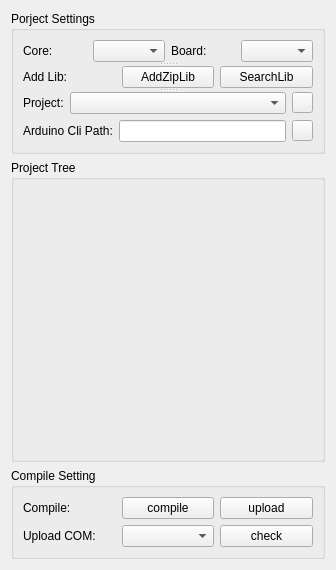
<?xml version="1.0" encoding="UTF-8"?>
<ui version="4.0">
 <class>arduinoCompileWidget</class>
 <widget class="QWidget" name="arduinoCompileWidget">
  <property name="geometry">
   <rect>
    <x>0</x>
    <y>0</y>
    <width>336</width>
    <height>570</height>
   </rect>
  </property>
  <property name="windowTitle">
   <string>Form</string>
  </property>
  <layout class="QVBoxLayout" name="verticalLayout_3">
   <item>
    <widget class="QGroupBox" name="groupBox_2">
     <property name="sizePolicy">
      <sizepolicy hsizetype="Preferred" vsizetype="Fixed">
       <horstretch>0</horstretch>
       <verstretch>0</verstretch>
      </sizepolicy>
     </property>
     <property name="title">
      <string>Porject Settings</string>
     </property>
     <layout class="QVBoxLayout" name="verticalLayout_2">
      <item>
       <widget class="QSplitter" name="splitter">
        <property name="orientation">
         <enum>Qt::Vertical</enum>
        </property>
        <widget class="QWidget" name="layoutWidget">
         <layout class="QHBoxLayout" name="horizontalLayout">
          <item>
           <widget class="QLabel" name="label">
            <property name="sizePolicy">
             <sizepolicy hsizetype="Minimum" vsizetype="Preferred">
              <horstretch>0</horstretch>
              <verstretch>0</verstretch>
             </sizepolicy>
            </property>
            <property name="maximumSize">
             <size>
              <width>100</width>
              <height>16777215</height>
             </size>
            </property>
            <property name="text">
             <string>Core:</string>
            </property>
           </widget>
          </item>
          <item>
           <widget class="QComboBox" name="core_comboBox"/>
          </item>
          <item>
           <widget class="QLabel" name="label_2">
            <property name="maximumSize">
             <size>
              <width>100</width>
              <height>16777215</height>
             </size>
            </property>
            <property name="text">
             <string>Board:</string>
            </property>
           </widget>
          </item>
          <item>
           <widget class="QComboBox" name="board_comboBox"/>
          </item>
         </layout>
        </widget>
        <widget class="QWidget" name="layoutWidget">
         <layout class="QHBoxLayout" name="horizontalLayout_2">
          <item>
           <widget class="QLabel" name="label_3">
            <property name="maximumSize">
             <size>
              <width>100</width>
              <height>16777215</height>
             </size>
            </property>
            <property name="text">
             <string>Add Lib:</string>
            </property>
           </widget>
          </item>
          <item>
           <widget class="QPushButton" name="addZipLib_pushButton">
            <property name="text">
             <string>AddZipLib</string>
            </property>
           </widget>
          </item>
          <item>
           <widget class="QPushButton" name="searchLib_pushButton">
            <property name="text">
             <string>SearchLib</string>
            </property>
           </widget>
          </item>
         </layout>
        </widget>
        <widget class="QWidget" name="layoutWidget">
         <layout class="QHBoxLayout" name="horizontalLayout_3">
          <item>
           <widget class="QLabel" name="label_5">
            <property name="sizePolicy">
             <sizepolicy hsizetype="Minimum" vsizetype="Preferred">
              <horstretch>0</horstretch>
              <verstretch>0</verstretch>
             </sizepolicy>
            </property>
            <property name="minimumSize">
             <size>
              <width>0</width>
              <height>0</height>
             </size>
            </property>
            <property name="maximumSize">
             <size>
              <width>100</width>
              <height>16777215</height>
             </size>
            </property>
            <property name="text">
             <string>Project:</string>
            </property>
           </widget>
          </item>
          <item>
           <widget class="QComboBox" name="projectSelect_comboBox">
            <property name="sizePolicy">
             <sizepolicy hsizetype="Expanding" vsizetype="Fixed">
              <horstretch>0</horstretch>
              <verstretch>0</verstretch>
             </sizepolicy>
            </property>
           </widget>
          </item>
          <item>
           <widget class="QPushButton" name="arduinoProjectSelect_pushButton">
            <property name="minimumSize">
             <size>
              <width>20</width>
              <height>20</height>
             </size>
            </property>
            <property name="maximumSize">
             <size>
              <width>21</width>
              <height>21</height>
             </size>
            </property>
            <property name="toolTip">
             <string>select</string>
            </property>
            <property name="text">
             <string/>
            </property>
            <property name="icon">
             <iconset resource="../icons/icons.qrc">
              <normaloff>:/pic/select.png</normaloff>:/pic/select.png</iconset>
            </property>
           </widget>
          </item>
         </layout>
        </widget>
       </widget>
      </item>
      <item>
       <layout class="QHBoxLayout" name="horizontalLayout_4">
        <item>
         <widget class="QLabel" name="label_6">
          <property name="text">
           <string>Arduino Cli Path:</string>
          </property>
         </widget>
        </item>
        <item>
         <widget class="QLineEdit" name="arduinoCliPath_lineEdit"/>
        </item>
        <item>
         <widget class="QPushButton" name="arduinoCliSelect_pushButton">
          <property name="minimumSize">
           <size>
            <width>20</width>
            <height>20</height>
           </size>
          </property>
          <property name="maximumSize">
           <size>
            <width>21</width>
            <height>21</height>
           </size>
          </property>
          <property name="toolTip">
           <string>select</string>
          </property>
          <property name="text">
           <string/>
          </property>
          <property name="icon">
           <iconset resource="../icons/icons.qrc">
            <normaloff>:/pic/select.png</normaloff>:/pic/select.png</iconset>
          </property>
         </widget>
        </item>
       </layout>
      </item>
     </layout>
    </widget>
   </item>
   <item>
    <widget class="QGroupBox" name="ArduinoProjectTree_groupBox">
     <property name="sizePolicy">
      <sizepolicy hsizetype="Preferred" vsizetype="Expanding">
       <horstretch>0</horstretch>
       <verstretch>0</verstretch>
      </sizepolicy>
     </property>
     <property name="minimumSize">
      <size>
       <width>0</width>
       <height>270</height>
      </size>
     </property>
     <property name="title">
      <string>Project Tree</string>
     </property>
    </widget>
   </item>
   <item>
    <widget class="QGroupBox" name="groupBox">
     <property name="title">
      <string>Compile Setting</string>
     </property>
     <layout class="QVBoxLayout" name="verticalLayout">
      <item>
       <layout class="QGridLayout" name="gridLayout">
        <item row="3" column="1">
         <widget class="QLabel" name="label_4">
          <property name="text">
           <string>Upload COM:</string>
          </property>
         </widget>
        </item>
        <item row="3" column="2">
         <widget class="QComboBox" name="serialSelect_comboBox"/>
        </item>
        <item row="3" column="3">
         <widget class="QPushButton" name="checkCOM_pushButton">
          <property name="text">
           <string>check</string>
          </property>
         </widget>
        </item>
        <item row="2" column="3">
         <widget class="QPushButton" name="upload_pushButton">
          <property name="text">
           <string>upload</string>
          </property>
         </widget>
        </item>
        <item row="2" column="2">
         <widget class="QPushButton" name="compile_pushButton">
          <property name="text">
           <string>compile</string>
          </property>
         </widget>
        </item>
        <item row="2" column="1">
         <widget class="QLabel" name="label_7">
          <property name="text">
           <string>Compile:</string>
          </property>
         </widget>
        </item>
       </layout>
      </item>
     </layout>
    </widget>
   </item>
  </layout>
 </widget>
 <resources>
  <include location="../icons/icons.qrc"/>
 </resources>
 <connections/>
</ui>
